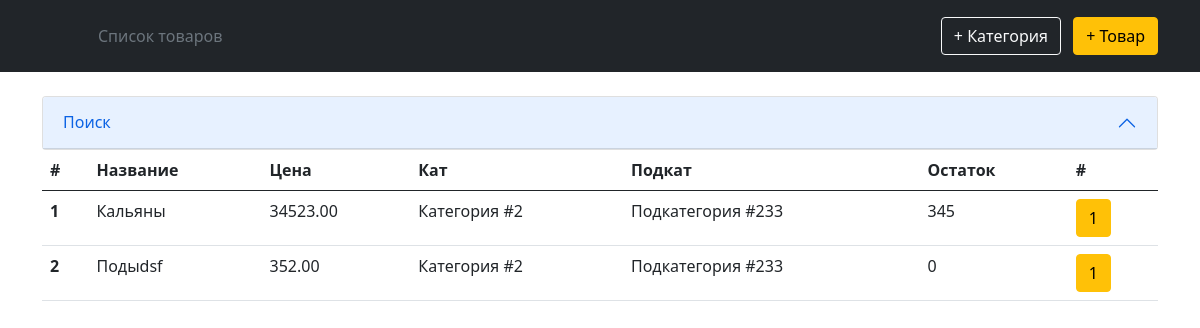
/, run on an earlier commit of the app's database.
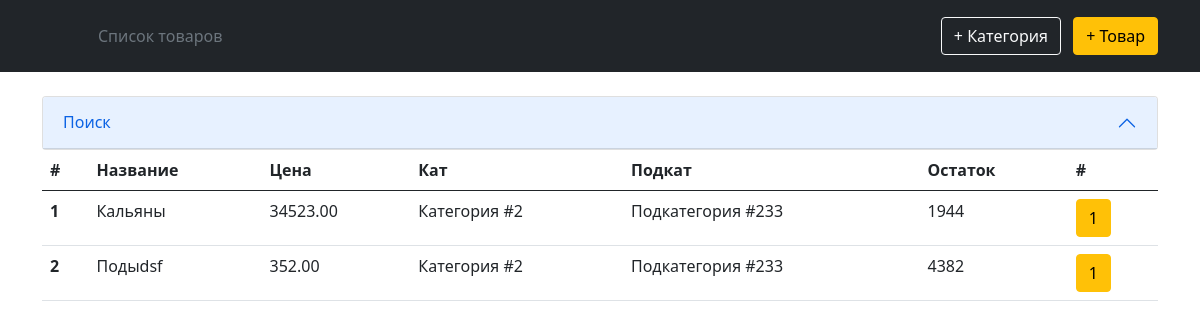
And on a later commit of the database.
### main_app/models.py (models this page shows, shortened)
class Product(models.Model):
    title = models.CharField(max_length=255, verbose_name='Название товара')
    photo = models.ImageField(upload_to='product_img/')
    description = models.TextField()
    price = models.DecimalField(max_digits=10, decimal_places=2)
    count = models.IntegerField()
    slug = models.SlugField(max_length=150, unique=True, db_index=True)
    subcategory = models.ForeignKey(
    SubCategory, on_delete=models.CASCADE)

class SubCategory(models.Model):
    category = models.ForeignKey(Category, on_delete=models.CASCADE)
    name = models.CharField(max_length=150, db_index=True)
    photo = models.ImageField(upload_to='subcategory_img/')
    slug = models.SlugField(max_length=150, unique=True, db_index=True)
    def __str__(self):
        return self.name

class Category(models.Model):
    name = models.CharField(max_length=255)
    photo = models.ImageField(upload_to='category_img/')
    slug = models.SlugField(max_length=70, unique=True)
    def __str__(self):
        return self.name

### main_app/views.py (the view, shortened to what this page needs)
# urls.py: path('', index, name='all_product'),
def index(request):
    product = Product.objects.all()
    category = Category.objects.all()
    return render(request, 'main_app/index.html', {'product': product, 'category': category})

### main_app/templates/main_app/index.html (shortened to what this page needs)
{% extends 'main_app/base.html' %}
{% block content %}
<div class="accordion" id="accordionExample">
  <div class="accordion-item">
    <h2 class="accordion-header" id="headingOne">
      <button class="accordion-button" type="button" data-bs-toggle="collapse" data-bs-target="#collapseOne"
        aria-expanded="true" aria-controls="collapseOne">
        Поиск
      </button>
    </h2>
  </div>
  <table class="table">
    <thead>
      <tr>
        <th scope="col">#</th>
        <th scope="col">Название</th>
        <th scope="col">Цена</th>
        <th scope="col">Кат</th>
        <th scope="col">Подкат</th>
        <th scope="col">Остаток</th>
        <th scope="col">#</th>
      </tr>
    </thead>
    <tbody>
      {% for p in product %}
      <tr>
        <th scope="row">{{p.pk}}</th>
        <td>{{p.title}}</td>
        <td>{{p.price}}</td>
        <td>{{p.subcategory.category}}</td>
        <td>{{p.subcategory}}</td>
        <td>{{p.count}}</td>
        <td><a class="btn btn-primary btn-warning" href="{% url 'productdetail' pk=p.pk %}" role="button">1</a>
        </td>
      </tr>
      {% endfor %}
    </tbody>
  </table>
  {% endblock %}

What changed in the data, as far as the page shows it:
changed Product "Кальяны": count "345" → "1944"
changed Product "Подыdsf": count "0" → "4382"
